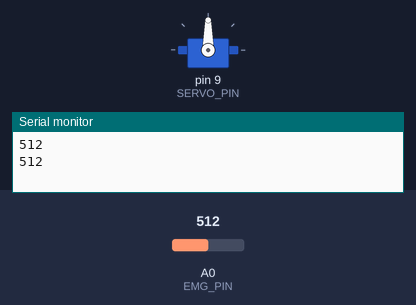
Bench run of a sketch on a simulated Arduino Uno, built with avr-gcc and run on an emulated ATmega328P. Parts: servo, the last lines printed to the serial monitor. Inputs (shaded band) come from the test bench; at power-on: A0 (EMG_PIN) = 512.

Above: at 1.8 s.
1.9 s: A0 (EMG_PIN) set to 258
3.4 s: A0 (EMG_PIN) set to 233
At 4.8 s:
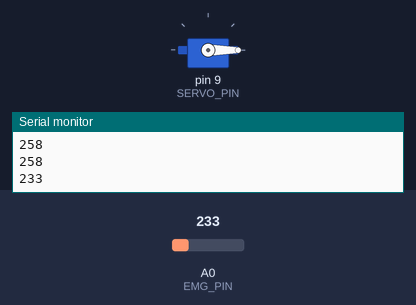
5.5 s: A0 (EMG_PIN) set to 260
At 6.4 s:
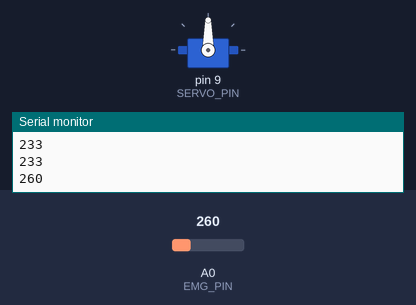
7.5 s: A0 (EMG_PIN) set to 240
At 9.1 s:
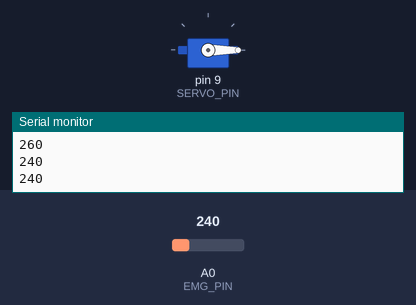
Timing chart, 0 to 10.5 s (numbered marks = the images above; inputs shaded):
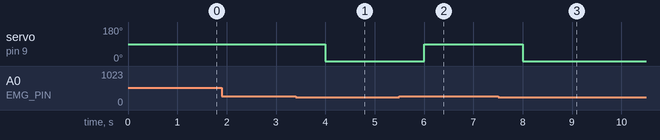

The sketch:

073-EMG-Muscle-Sensor.ino
```cpp
#include <Servo.h>

//Threshold for servo motor control with muscle sensor.
//You can set a threshold according to the maximum and minimum values of the muscle sensor.
#define THRESHOLD 250

//Pin number where the sensor is connected. (Analog 0)
#define EMG_PIN 0

//Pin number where the servo motor is connected. (Digital PWM 3)
#define SERVO_PIN 9


//Define Servo motor
Servo SERVO_1;

/*-------------------------------- void setup ------------------------------------------------*/

void setup(){

  //BAUDRATE set to 115200, remember it to set monitor serial properly.
  //Used this Baud Rate and "NL&CR" option to visualize the values correctly.
  Serial.begin(115200);

  //Set servo motor to digital pin 3
  SERVO_1.attach(SERVO_PIN);
}

/*--------------------------------  void loop  ------------------------------------------------*/

void loop(){

  //The "Value" variable reads the value from the analog pin to which the sensor is connected.
  int value = analogRead(EMG_PIN);

  //If the sensor value is GREATER than the THRESHOLD, the servo motor will turn to 170 degrees.
  if(value > THRESHOLD){
    SERVO_1.write(90);
  }

  //If the sensor is LESS than the THRESHOLD, the servo motor will turn to 10 degrees.
  else{
    SERVO_1.write(0);
  }

  //You can use serial monitor to set THRESHOLD properly, comparing the values shown when you open and close your hand.
  Serial.println(value);
  delay(1000);
}
```

Measured:
- the behaviour switches between 251 and 250 on A0 (EMG_PIN) (found by bisection; images 0 and 1)
- after the input at 3.4 s, servo on pin 9 (SERVO_PIN): 90° → 0° after 0.60 s
- after the input at 5.5 s, servo on pin 9 (SERVO_PIN): 0° → 90° after 0.50 s
- after the input at 7.5 s, servo on pin 9 (SERVO_PIN): 90° → 0° after 0.50 s
